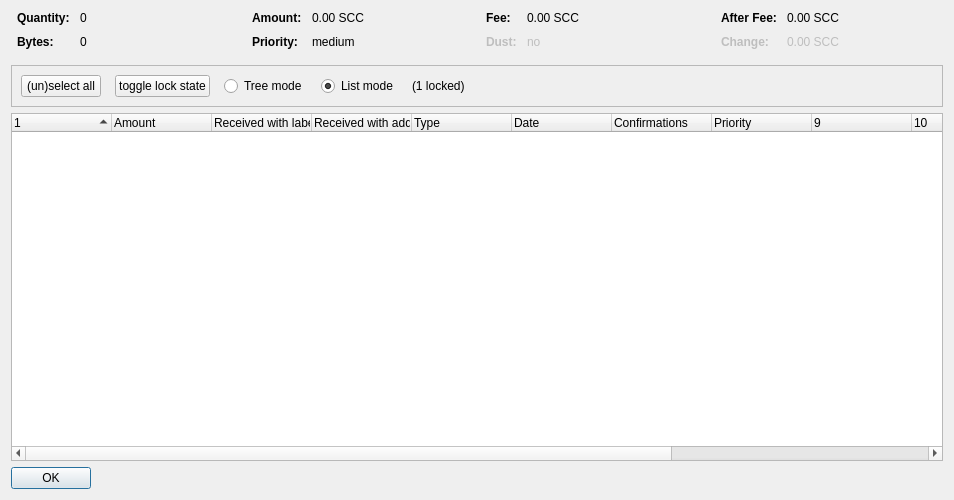
<?xml version="1.0" encoding="UTF-8"?>
<ui version="4.0">
 <class>CoinControlDialog</class>
 <widget class="QDialog" name="CoinControlDialog">
  <property name="geometry">
   <rect>
    <x>0</x>
    <y>0</y>
    <width>954</width>
    <height>500</height>
   </rect>
  </property>
  <property name="windowTitle">
   <string>Coin Selection</string>
  </property>
  <layout class="QVBoxLayout" name="verticalLayout">
   <item>
    <layout class="QHBoxLayout" name="horizontalLayoutTop" stretch="0,0,0,0">
     <property name="topMargin">
      <number>0</number>
     </property>
     <property name="bottomMargin">
      <number>10</number>
     </property>
     <item>
      <layout class="QFormLayout" name="formLayoutCoinControl1">
       <property name="horizontalSpacing">
        <number>10</number>
       </property>
       <property name="verticalSpacing">
        <number>10</number>
       </property>
       <property name="leftMargin">
        <number>6</number>
       </property>
       <property name="rightMargin">
        <number>6</number>
       </property>
       <item row="0" column="0">
        <widget class="QLabel" name="labelCoinControlQuantityText">
         <property name="font">
          <font>
           <weight>75</weight>
           <bold>true</bold>
          </font>
         </property>
         <property name="text">
          <string>Quantity:</string>
         </property>
        </widget>
       </item>
       <item row="0" column="1">
        <widget class="QLabel" name="labelCoinControlQuantity">
         <property name="cursor">
          <cursorShape>IBeamCursor</cursorShape>
         </property>
         <property name="contextMenuPolicy">
          <enum>Qt::ActionsContextMenu</enum>
         </property>
         <property name="text">
          <string notr="true">0</string>
         </property>
         <property name="textInteractionFlags">
          <set>Qt::LinksAccessibleByMouse|Qt::TextSelectableByKeyboard|Qt::TextSelectableByMouse</set>
         </property>
        </widget>
       </item>
       <item row="1" column="0">
        <widget class="QLabel" name="labelCoinControlBytesText">
         <property name="font">
          <font>
           <weight>75</weight>
           <bold>true</bold>
          </font>
         </property>
         <property name="text">
          <string>Bytes:</string>
         </property>
        </widget>
       </item>
       <item row="1" column="1">
        <widget class="QLabel" name="labelCoinControlBytes">
         <property name="cursor">
          <cursorShape>IBeamCursor</cursorShape>
         </property>
         <property name="contextMenuPolicy">
          <enum>Qt::ActionsContextMenu</enum>
         </property>
         <property name="text">
          <string notr="true">0</string>
         </property>
         <property name="textInteractionFlags">
          <set>Qt::LinksAccessibleByMouse|Qt::TextSelectableByKeyboard|Qt::TextSelectableByMouse</set>
         </property>
        </widget>
       </item>
      </layout>
     </item>
     <item>
      <layout class="QFormLayout" name="formLayoutCoinControl2">
       <property name="horizontalSpacing">
        <number>10</number>
       </property>
       <property name="verticalSpacing">
        <number>10</number>
       </property>
       <property name="leftMargin">
        <number>6</number>
       </property>
       <property name="rightMargin">
        <number>6</number>
       </property>
       <item row="0" column="0">
        <widget class="QLabel" name="labelCoinControlAmountText">
         <property name="font">
          <font>
           <weight>75</weight>
           <bold>true</bold>
          </font>
         </property>
         <property name="text">
          <string>Amount:</string>
         </property>
        </widget>
       </item>
       <item row="0" column="1">
        <widget class="QLabel" name="labelCoinControlAmount">
         <property name="cursor">
          <cursorShape>IBeamCursor</cursorShape>
         </property>
         <property name="contextMenuPolicy">
          <enum>Qt::ActionsContextMenu</enum>
         </property>
         <property name="text">
          <string notr="true">0.00 SCC</string>
         </property>
         <property name="textInteractionFlags">
          <set>Qt::LinksAccessibleByMouse|Qt::TextSelectableByKeyboard|Qt::TextSelectableByMouse</set>
         </property>
        </widget>
       </item>
       <item row="1" column="0">
        <widget class="QLabel" name="labelCoinControlPriorityText">
         <property name="font">
          <font>
           <weight>75</weight>
           <bold>true</bold>
          </font>
         </property>
         <property name="text">
          <string>Priority:</string>
         </property>
        </widget>
       </item>
       <item row="1" column="1">
        <widget class="QLabel" name="labelCoinControlPriority">
         <property name="cursor">
          <cursorShape>IBeamCursor</cursorShape>
         </property>
         <property name="contextMenuPolicy">
          <enum>Qt::ActionsContextMenu</enum>
         </property>
         <property name="text">
          <string>medium</string>
         </property>
         <property name="textInteractionFlags">
          <set>Qt::LinksAccessibleByMouse|Qt::TextSelectableByKeyboard|Qt::TextSelectableByMouse</set>
         </property>
        </widget>
       </item>
      </layout>
     </item>
     <item>
      <layout class="QFormLayout" name="formLayoutCoinControl3">
       <property name="horizontalSpacing">
        <number>10</number>
       </property>
       <property name="verticalSpacing">
        <number>10</number>
       </property>
       <property name="leftMargin">
        <number>6</number>
       </property>
       <property name="rightMargin">
        <number>6</number>
       </property>
       <item row="0" column="0">
        <widget class="QLabel" name="labelCoinControlFeeText">
         <property name="font">
          <font>
           <weight>75</weight>
           <bold>true</bold>
          </font>
         </property>
         <property name="text">
          <string>Fee:</string>
         </property>
        </widget>
       </item>
       <item row="0" column="1">
        <widget class="QLabel" name="labelCoinControlFee">
         <property name="cursor">
          <cursorShape>IBeamCursor</cursorShape>
         </property>
         <property name="contextMenuPolicy">
          <enum>Qt::ActionsContextMenu</enum>
         </property>
         <property name="text">
          <string notr="true">0.00 SCC</string>
         </property>
         <property name="textInteractionFlags">
          <set>Qt::LinksAccessibleByMouse|Qt::TextSelectableByKeyboard|Qt::TextSelectableByMouse</set>
         </property>
        </widget>
       </item>
       <item row="1" column="0">
        <widget class="QLabel" name="labelCoinControlLowOutputText">
         <property name="enabled">
          <bool>false</bool>
         </property>
         <property name="font">
          <font>
           <weight>75</weight>
           <bold>true</bold>
          </font>
         </property>
         <property name="text">
          <string>Dust:</string>
         </property>
        </widget>
       </item>
       <item row="1" column="1">
        <widget class="QLabel" name="labelCoinControlLowOutput">
         <property name="enabled">
          <bool>false</bool>
         </property>
         <property name="cursor">
          <cursorShape>IBeamCursor</cursorShape>
         </property>
         <property name="contextMenuPolicy">
          <enum>Qt::ActionsContextMenu</enum>
         </property>
         <property name="text">
          <string>no</string>
         </property>
         <property name="textInteractionFlags">
          <set>Qt::LinksAccessibleByMouse|Qt::TextSelectableByKeyboard|Qt::TextSelectableByMouse</set>
         </property>
        </widget>
       </item>
      </layout>
     </item>
     <item>
      <layout class="QFormLayout" name="formLayoutCoinControl4">
       <property name="horizontalSpacing">
        <number>10</number>
       </property>
       <property name="verticalSpacing">
        <number>10</number>
       </property>
       <property name="leftMargin">
        <number>6</number>
       </property>
       <property name="rightMargin">
        <number>6</number>
       </property>
       <item row="0" column="0">
        <widget class="QLabel" name="labelCoinControlAfterFeeText">
         <property name="font">
          <font>
           <weight>75</weight>
           <bold>true</bold>
          </font>
         </property>
         <property name="text">
          <string>After Fee:</string>
         </property>
        </widget>
       </item>
       <item row="0" column="1">
        <widget class="QLabel" name="labelCoinControlAfterFee">
         <property name="cursor">
          <cursorShape>IBeamCursor</cursorShape>
         </property>
         <property name="contextMenuPolicy">
          <enum>Qt::ActionsContextMenu</enum>
         </property>
         <property name="text">
          <string notr="true">0.00 SCC</string>
         </property>
         <property name="textInteractionFlags">
          <set>Qt::LinksAccessibleByMouse|Qt::TextSelectableByKeyboard|Qt::TextSelectableByMouse</set>
         </property>
        </widget>
       </item>
       <item row="1" column="0">
        <widget class="QLabel" name="labelCoinControlChangeText">
         <property name="enabled">
          <bool>false</bool>
         </property>
         <property name="font">
          <font>
           <weight>75</weight>
           <bold>true</bold>
          </font>
         </property>
         <property name="text">
          <string>Change:</string>
         </property>
        </widget>
       </item>
       <item row="1" column="1">
        <widget class="QLabel" name="labelCoinControlChange">
         <property name="enabled">
          <bool>false</bool>
         </property>
         <property name="cursor">
          <cursorShape>IBeamCursor</cursorShape>
         </property>
         <property name="contextMenuPolicy">
          <enum>Qt::ActionsContextMenu</enum>
         </property>
         <property name="text">
          <string notr="true">0.00 SCC</string>
         </property>
         <property name="textInteractionFlags">
          <set>Qt::LinksAccessibleByMouse|Qt::TextSelectableByKeyboard|Qt::TextSelectableByMouse</set>
         </property>
        </widget>
       </item>
      </layout>
     </item>
    </layout>
   </item>
   <item>
    <widget class="QFrame" name="frame">
     <property name="minimumSize">
      <size>
       <width>0</width>
       <height>40</height>
      </size>
     </property>
     <property name="frameShape">
      <enum>QFrame::StyledPanel</enum>
     </property>
     <property name="frameShadow">
      <enum>QFrame::Sunken</enum>
     </property>
     <layout class="QHBoxLayout" name="horizontalLayout">
      <item>
       <layout class="QHBoxLayout" name="horizontalLayoutPanel" stretch="0,0,0,0,0,0">
        <property name="spacing">
         <number>14</number>
        </property>
        <item>
         <widget class="QPushButton" name="pushButtonSelectAll">
          <property name="sizePolicy">
           <sizepolicy hsizetype="Maximum" vsizetype="Fixed">
            <horstretch>0</horstretch>
            <verstretch>0</verstretch>
           </sizepolicy>
          </property>
          <property name="text">
           <string>(un)select all</string>
          </property>
          <property name="autoDefault">
           <bool>false</bool>
          </property>
         </widget>
        </item>
        <item>
         <widget class="QPushButton" name="pushButtonToggleLock">
          <property name="sizePolicy">
           <sizepolicy hsizetype="Maximum" vsizetype="Fixed">
            <horstretch>0</horstretch>
            <verstretch>0</verstretch>
           </sizepolicy>
          </property>
          <property name="text">
           <string>toggle lock state</string>
          </property>
          <property name="autoDefault">
           <bool>false</bool>
          </property>
         </widget>
        </item>
        <item>
         <widget class="QRadioButton" name="radioTreeMode">
          <property name="sizePolicy">
           <sizepolicy hsizetype="Maximum" vsizetype="Fixed">
            <horstretch>0</horstretch>
            <verstretch>0</verstretch>
           </sizepolicy>
          </property>
          <property name="text">
           <string>Tree mode</string>
          </property>
         </widget>
        </item>
        <item>
         <widget class="QRadioButton" name="radioListMode">
          <property name="sizePolicy">
           <sizepolicy hsizetype="Maximum" vsizetype="Fixed">
            <horstretch>0</horstretch>
            <verstretch>0</verstretch>
           </sizepolicy>
          </property>
          <property name="text">
           <string>List mode</string>
          </property>
          <property name="checked">
           <bool>true</bool>
          </property>
         </widget>
        </item>
        <item>
         <widget class="QLabel" name="labelLocked">
          <property name="text">
           <string>(1 locked)</string>
          </property>
         </widget>
        </item>
        <item>
         <spacer name="horizontalSpacer">
          <property name="orientation">
           <enum>Qt::Horizontal</enum>
          </property>
          <property name="sizeHint" stdset="0">
           <size>
            <width>40</width>
            <height>20</height>
           </size>
          </property>
         </spacer>
        </item>
       </layout>
      </item>
     </layout>
    </widget>
   </item>
   <item>
    <widget class="CoinControlTreeWidget" name="treeWidget">
     <property name="contextMenuPolicy">
      <enum>Qt::CustomContextMenu</enum>
     </property>
     <property name="sortingEnabled">
      <bool>false</bool>
     </property>
     <property name="columnCount">
      <number>13</number>
     </property>
     <attribute name="headerShowSortIndicator" stdset="0">
      <bool>true</bool>
     </attribute>
     <attribute name="headerStretchLastSection">
      <bool>false</bool>
     </attribute>
     <column>
      <property name="text">
       <string/>
      </property>
     </column>
     <column>
      <property name="text">
       <string>Amount</string>
      </property>
     </column>
     <column>
      <property name="text">
       <string>Received with label</string>
      </property>
     </column>
     <column>
      <property name="text">
       <string>Received with address</string>
      </property>
     </column>
     <column>
      <property name="text">
	<string>Type</string>
      </property>
     </column>
     <column>
      <property name="text">	 
       <string>Date</string>
      </property>
     </column>
     <column>
      <property name="text">
       <string>Confirmations</string>
      </property>
      <property name="toolTip">
       <string>Confirmed</string>
      </property>
     </column>
     <column>
      <property name="text">
       <string>Priority</string>
      </property>
     </column>
     <column>
      <property name="text">
       <string/>
      </property>
     </column>
     <column>
      <property name="text">
       <string/>
      </property>
     </column>
     <column>
      <property name="text">
       <string/>
      </property>
     </column>
     <column>
      <property name="text">
       <string/>
      </property>
     </column>
     <column>
      <property name="text">
       <string/>
      </property>
     </column>
    </widget>
   </item>
   <item>
    <widget class="QDialogButtonBox" name="buttonBox">
     <property name="sizePolicy">
      <sizepolicy hsizetype="Maximum" vsizetype="Fixed">
       <horstretch>0</horstretch>
       <verstretch>0</verstretch>
      </sizepolicy>
     </property>
     <property name="orientation">
      <enum>Qt::Horizontal</enum>
     </property>
     <property name="standardButtons">
      <set>QDialogButtonBox::Ok</set>
     </property>
    </widget>
   </item>
  </layout>
 </widget>
 <customwidgets>
  <customwidget>
   <class>CoinControlTreeWidget</class>
   <extends>QTreeWidget</extends>
   <header>coincontroltreewidget.h</header>
  </customwidget>
 </customwidgets>
 <resources/>
 <connections/>
</ui>
